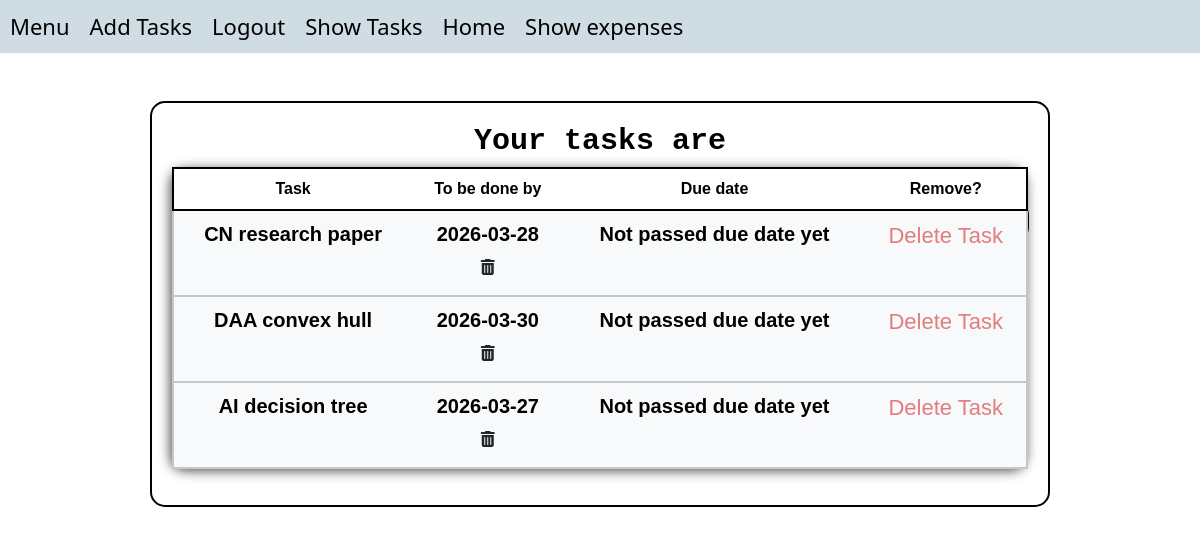
The page /show on the database its author committed.
### todo/models.py (models this page shows)
class task(db.Model):
    id = db.Column("id", db.Integer, primary_key = True)
    task = db.Column("task", db.String(1200), nullable = False)
    date = db.Column("date", db.Date, nullable = False)
    expired = db.Column("expired",db.Boolean, nullable = False)

### todo/routes.py (the view)
@todo.route("/show", methods = ["GET"])
def show():
    t = task.query.all()
    tasks = task.query.all()
    for tuple in tasks:
        if tuple.date < date.today():
            tuple.expired = True
            db.session.commit()
        else:
            tuple.expired = False
            db.session.commit()
    return render_template("todo/show.html", t = t)

### todo/templates/todo/show.html (shortened to what this page needs)
{% extends "base.html" %}
{% block content %}
<br><br>
<div class="show">
    <h3>Your tasks are</h3>
    <table class="table table-hover">
        <thead>
            <th>
                Task
            </th>
            <th>
                To be done by
            </th>
            <th>
                Due date
            </th>
            <th>
                Remove?
            </th>
        </thead>
        {% for data in t %}
        {% if data.expired == True: %}
        <tbody class="table-danger">
            <td>{{data.task}}</td>
            <td>{{data.date}}
                <form action="{{url_for('todo.changeDate', id = data.id)}}" method="post">
                    <input class="form-control" type="date" id="ipdate{{data.id}}" name="ndate" style="display: none;">
                    <button type="button" class="btn" onclick="editDate('{{data.id}}')"><i class="fa fa-trash"></i></button>
                    <button class="btn btn-primary" type="submit" style="display: none;" id="save{{data.id}}">Save</button>
                </form>
            </td>
            <td>Passed due date</td>
            <td>
                <a style="color: rgb(227, 125, 125);" href="{{url_for('todo.delete', id=data.id)}}"
                >Delete Task</a>
            </td>
        </tbody>
        {% else %}
        <tbody class="table-light">
            <td>{{data.task}}</td>
            <td>{{data.date}}
                <form action="{{url_for('todo.changeDate', id = data.id)}}" method="post">
                    <button type="button" class="btn" onclick="editDate('{{data.id}}')"><i class="fa fa-trash"></i></button>
                </form>
            </td>
            <td>Not passed due date yet</td>
            <td>
                <a style="color: rgb(227, 125, 125);" href="{{url_for('todo.delete', id=data.id)}}"
                >Delete Task</a>
            </td>
        </tbody>
        {% endif %}
        {% endfor %}
    </table>
</div>
{% endblock %}

### static/style.css (style rules this page uses)
* { text-align: center; align-items: center; }
table { border: 2px solid black; padding: 25px; margin: auto; text-align: center; width: 90%; height: 200px; border-radius: 15px; box-shadow: -2px 2px 12px rgb(83, 81, 84); border-color: rgb(0, 0, 0); }
thead { border: 2px solid black; border-radius: 15px; box-shadow: 2px 2pc black; border-color: rgb(0, 0, 0); color: rgb(0, 0, 0); font-weight: 800; }
tbody { border: 2px solid rgb(0, 0, 0); background-color: rgb(227, 222, 241); font-size: 20px; border-radius: 15px; border-color: rgb(0, 0, 0); }
h3 { font-family: 'Courier New', Courier, monospace; font-weight: 600; }
.show { border-radius: 15px; width: 75%; height: auto; text-align: center; margin: auto; padding: 20px; font-family: 'Lucida Sans', 'Lucida Sans Regular', 'Lucida Grande', 'Lucida Sans Unicode', Geneva, Verdana, sans-serif; border: 2px solid black; font-weight: 800; overflow-y: scroll; }
.show h3 { color: rgb(0, 0, 0); font-size: 30px; }
a { text-decoration: none; color: rgb(0, 0, 0); font-size: 22px; font-weight: 500; }
form { color: white; }

### rows shown on the page
task: task "CN research paper", date "2026-03-28"
task: task "DAA convex hull", date "2026-03-30"
task: task "AI decision tree", date "2026-03-27"
